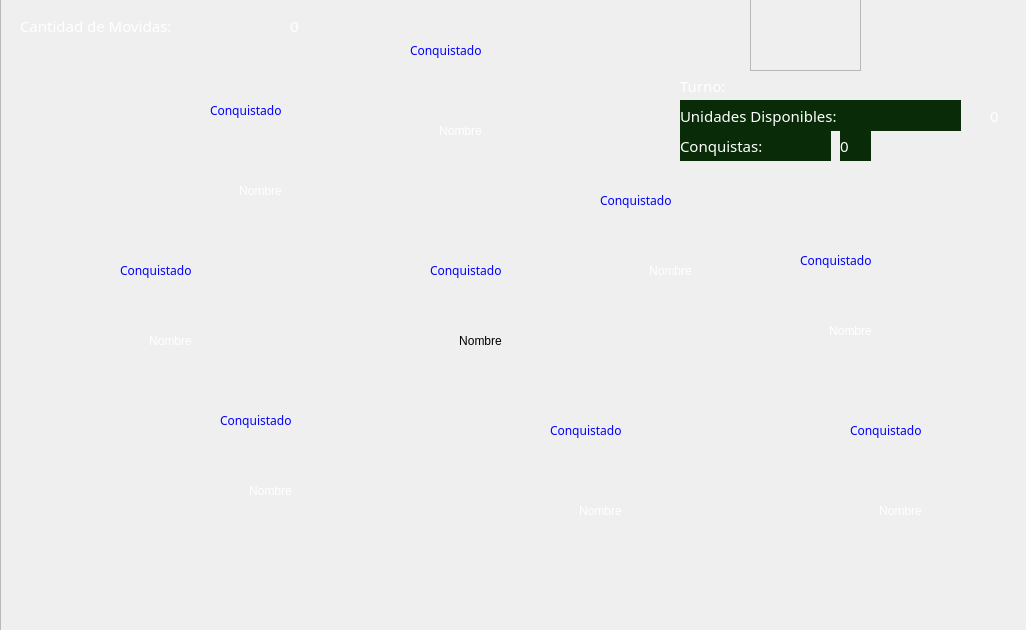
<?xml version="1.0" encoding="UTF-8"?>
<ui version="4.0">
 <class>sistemaSolar</class>
 <widget class="QWidget" name="sistemaSolar">
  <property name="geometry">
   <rect>
    <x>0</x>
    <y>0</y>
    <width>1026</width>
    <height>630</height>
   </rect>
  </property>
  <property name="windowTitle">
   <string>sistemaSolar</string>
  </property>
  <widget class="QFrame" name="frJuego">
   <property name="geometry">
    <rect>
     <x>0</x>
     <y>-10</y>
     <width>1031</width>
     <height>641</height>
    </rect>
   </property>
   <property name="styleSheet">
    <string notr="true">background-image: url(:/Imagenes/patron-espacio.jpg);</string>
   </property>
   <property name="frameShape">
    <enum>QFrame::StyledPanel</enum>
   </property>
   <property name="frameShadow">
    <enum>QFrame::Raised</enum>
   </property>
   <widget class="QLabel" name="lblTituloCantMovidas">
    <property name="geometry">
     <rect>
      <x>20</x>
      <y>20</y>
      <width>261</width>
      <height>31</height>
     </rect>
    </property>
    <property name="font">
     <font>
      <family>Starcraft</family>
      <pointsize>11</pointsize>
     </font>
    </property>
    <property name="styleSheet">
     <string notr="true">color: rgb(255, 255, 255);</string>
    </property>
    <property name="text">
     <string>Cantidad de Movidas:</string>
    </property>
   </widget>
   <widget class="QLabel" name="lblCantMovidas">
    <property name="geometry">
     <rect>
      <x>290</x>
      <y>20</y>
      <width>31</width>
      <height>31</height>
     </rect>
    </property>
    <property name="font">
     <font>
      <family>Starcraft</family>
      <pointsize>11</pointsize>
     </font>
    </property>
    <property name="styleSheet">
     <string notr="true">color: rgb(255, 255, 255);
backgroud-color: transparent;</string>
    </property>
    <property name="text">
     <string>0</string>
    </property>
   </widget>
   <widget class="QLabel" name="lblTurno">
    <property name="geometry">
     <rect>
      <x>680</x>
      <y>80</y>
      <width>81</width>
      <height>31</height>
     </rect>
    </property>
    <property name="font">
     <font>
      <family>Starcraft</family>
      <pointsize>11</pointsize>
     </font>
    </property>
    <property name="styleSheet">
     <string notr="true">color: rgb(255, 255, 255);
backgroud-color: transparent;</string>
    </property>
    <property name="text">
     <string>Turno:</string>
    </property>
   </widget>
   <widget class="QLabel" name="lblUnidDisponibles">
    <property name="geometry">
     <rect>
      <x>680</x>
      <y>110</y>
      <width>281</width>
      <height>31</height>
     </rect>
    </property>
    <property name="font">
     <font>
      <family>Starcraft</family>
      <pointsize>11</pointsize>
     </font>
    </property>
    <property name="styleSheet">
     <string notr="true">color: rgb(255, 255, 255);
background-color: rgb(9, 43, 8);</string>
    </property>
    <property name="text">
     <string>Unidades Disponibles:</string>
    </property>
   </widget>
   <widget class="QLabel" name="lblConquistas">
    <property name="geometry">
     <rect>
      <x>680</x>
      <y>140</y>
      <width>151</width>
      <height>31</height>
     </rect>
    </property>
    <property name="font">
     <font>
      <family>Starcraft</family>
      <pointsize>11</pointsize>
     </font>
    </property>
    <property name="styleSheet">
     <string notr="true">color: rgb(255, 255, 255);
background-color: rgb(9, 43, 8);</string>
    </property>
    <property name="text">
     <string>Conquistas:</string>
    </property>
   </widget>
   <widget class="QLabel" name="lblTurnoJugador">
    <property name="geometry">
     <rect>
      <x>780</x>
      <y>80</y>
      <width>171</width>
      <height>31</height>
     </rect>
    </property>
    <property name="font">
     <font>
      <family>Starcraft</family>
      <pointsize>11</pointsize>
     </font>
    </property>
    <property name="styleSheet">
     <string notr="true">color: rgb(255, 255, 255);
backgroud-color: transparent;</string>
    </property>
    <property name="text">
     <string/>
    </property>
    <property name="textFormat">
     <enum>Qt::AutoText</enum>
    </property>
   </widget>
   <widget class="QLabel" name="lblNumUnidDisponibles">
    <property name="geometry">
     <rect>
      <x>990</x>
      <y>110</y>
      <width>31</width>
      <height>31</height>
     </rect>
    </property>
    <property name="font">
     <font>
      <family>Starcraft</family>
      <pointsize>11</pointsize>
     </font>
    </property>
    <property name="styleSheet">
     <string notr="true">color: rgb(255, 255, 255);
backgroud-color: transparent;</string>
    </property>
    <property name="text">
     <string>0</string>
    </property>
   </widget>
   <widget class="QLabel" name="lblCantConquista">
    <property name="geometry">
     <rect>
      <x>840</x>
      <y>140</y>
      <width>31</width>
      <height>31</height>
     </rect>
    </property>
    <property name="font">
     <font>
      <family>Starcraft</family>
      <pointsize>11</pointsize>
     </font>
    </property>
    <property name="styleSheet">
     <string notr="true">color: rgb(255, 255, 255);
background-color: rgb(9, 43, 8);</string>
    </property>
    <property name="text">
     <string>0</string>
    </property>
   </widget>
   <widget class="QPushButton" name="btnPlaneta1">
    <property name="geometry">
     <rect>
      <x>410</x>
      <y>90</y>
      <width>101</width>
      <height>101</height>
     </rect>
    </property>
    <property name="styleSheet">
     <string notr="true">backgroud-color: transparent;
background-image: url(:/Imagenes/venus.png);
border: none;
backgroud-repeat: none;
font: 9pt &quot;MS Shell Dlg 2&quot;;
color: rgb(255, 255, 255);
</string>
    </property>
    <property name="text">
     <string>Nombre</string>
    </property>
   </widget>
   <widget class="QPushButton" name="btnPlaneta2">
    <property name="geometry">
     <rect>
      <x>210</x>
      <y>150</y>
      <width>101</width>
      <height>101</height>
     </rect>
    </property>
    <property name="styleSheet">
     <string notr="true">backgroud-color: transparent;
font: 9pt &quot;MS Shell Dlg 2&quot;;
color: rgb(255, 255, 255);
border: none;
backgroud-repeat: none;
background-image: url(:/Imagenes/marte.png);

</string>
    </property>
    <property name="text">
     <string>Nombre</string>
    </property>
   </widget>
   <widget class="QPushButton" name="btnPlaneta3">
    <property name="geometry">
     <rect>
      <x>620</x>
      <y>230</y>
      <width>101</width>
      <height>101</height>
     </rect>
    </property>
    <property name="styleSheet">
     <string notr="true">backgroud-color: transparent;
background-image: url(:/Imagenes/100px-TinyDuna.png);
border: none;
backgroud-repeat: none;
font: 9pt &quot;MS Shell Dlg 2&quot;;
color: rgb(255, 255, 255);
</string>
    </property>
    <property name="text">
     <string>Nombre</string>
    </property>
   </widget>
   <widget class="QPushButton" name="btnPlaneta4">
    <property name="geometry">
     <rect>
      <x>430</x>
      <y>300</y>
      <width>101</width>
      <height>101</height>
     </rect>
    </property>
    <property name="font">
     <font>
      <family>MS Shell Dlg 2</family>
      <pointsize>9</pointsize>
      <weight>50</weight>
      <italic>false</italic>
      <bold>false</bold>
     </font>
    </property>
    <property name="styleSheet">
     <string notr="true">backgroud-color: transparent;
background-image: url(:/Imagenes/100px-TinyEeloo.png);
border: none;
backgroud-repeat: none;
font: 9pt &quot;MS Shell Dlg 2&quot;;
color: rgb(0, 0, 0);
</string>
    </property>
    <property name="text">
     <string>Nombre</string>
    </property>
   </widget>
   <widget class="QPushButton" name="btnPlaneta9">
    <property name="geometry">
     <rect>
      <x>220</x>
      <y>450</y>
      <width>101</width>
      <height>101</height>
     </rect>
    </property>
    <property name="styleSheet">
     <string notr="true">backgroud-color: transparent;
background-image: url(:/Imagenes/100px-TinyKerbin.png);
border: none;
backgroud-repeat: none;
font: 9pt &quot;MS Shell Dlg 2&quot;;
color: rgb(255, 255, 255);</string>
    </property>
    <property name="text">
     <string>Nombre</string>
    </property>
   </widget>
   <widget class="QPushButton" name="btnPlaneta6">
    <property name="geometry">
     <rect>
      <x>850</x>
      <y>470</y>
      <width>101</width>
      <height>101</height>
     </rect>
    </property>
    <property name="styleSheet">
     <string notr="true">backgroud-color: transparent;
background-image: url(:/Imagenes/holovanSM.png);
border: none;
backgroud-repeat: none;
font: 9pt &quot;MS Shell Dlg 2&quot;;
color: rgb(255, 255, 255);
</string>
    </property>
    <property name="text">
     <string>Nombre</string>
    </property>
   </widget>
   <widget class="QPushButton" name="btnPlaneta7">
    <property name="geometry">
     <rect>
      <x>550</x>
      <y>470</y>
      <width>101</width>
      <height>101</height>
     </rect>
    </property>
    <property name="styleSheet">
     <string notr="true">backgroud-color: transparent;
background-image: url(:/Imagenes/senegardeSM.png);
border: none;
backgroud-repeat: none;
font: 9pt &quot;MS Shell Dlg 2&quot;;
color: rgb(255, 255, 255);</string>
    </property>
    <property name="text">
     <string>Nombre</string>
    </property>
   </widget>
   <widget class="QPushButton" name="btnPlaneta8">
    <property name="geometry">
     <rect>
      <x>120</x>
      <y>300</y>
      <width>101</width>
      <height>101</height>
     </rect>
    </property>
    <property name="styleSheet">
     <string notr="true">backgroud-color: transparent;
background-image: url(:/Imagenes/Veldin.png);
border: none;
backgroud-repeat: none;
font: 9pt &quot;MS Shell Dlg 2&quot;;
color: rgb(255, 255, 255);
</string>
    </property>
    <property name="text">
     <string>Nombre</string>
    </property>
   </widget>
   <widget class="QPushButton" name="btnPlaneta5">
    <property name="geometry">
     <rect>
      <x>800</x>
      <y>290</y>
      <width>101</width>
      <height>101</height>
     </rect>
    </property>
    <property name="styleSheet">
     <string notr="true">backgroud-color: transparent;
background-image: url(:/Imagenes/mercurio.png);
border: none;
backgroud-repeat: none;
font: 9pt &quot;MS Shell Dlg 2&quot;;
color: rgb(255, 255, 255);
</string>
    </property>
    <property name="text">
     <string>Nombre</string>
    </property>
   </widget>
   <widget class="QLabel" name="lblPlaneta1">
    <property name="geometry">
     <rect>
      <x>410</x>
      <y>50</y>
      <width>131</width>
      <height>21</height>
     </rect>
    </property>
    <property name="font">
     <font>
      <family>Starcraft</family>
      <pointsize>9</pointsize>
     </font>
    </property>
    <property name="styleSheet">
     <string notr="true">
color: rgb(0, 0, 255);</string>
    </property>
    <property name="text">
     <string>Conquistado</string>
    </property>
   </widget>
   <widget class="QLabel" name="lblPlaneta3">
    <property name="geometry">
     <rect>
      <x>600</x>
      <y>200</y>
      <width>131</width>
      <height>21</height>
     </rect>
    </property>
    <property name="font">
     <font>
      <family>Starcraft</family>
      <pointsize>9</pointsize>
     </font>
    </property>
    <property name="styleSheet">
     <string notr="true">backgroud-color: transparent;
color: rgb(0, 0, 255);</string>
    </property>
    <property name="text">
     <string>Conquistado</string>
    </property>
   </widget>
   <widget class="QLabel" name="lblPlaneta5">
    <property name="geometry">
     <rect>
      <x>800</x>
      <y>260</y>
      <width>131</width>
      <height>21</height>
     </rect>
    </property>
    <property name="font">
     <font>
      <family>Starcraft</family>
      <pointsize>9</pointsize>
     </font>
    </property>
    <property name="styleSheet">
     <string notr="true">backgroud-color: transparent;
color: rgb(0, 0, 255);</string>
    </property>
    <property name="text">
     <string>Conquistado</string>
    </property>
   </widget>
   <widget class="QLabel" name="lblPlaneta6">
    <property name="geometry">
     <rect>
      <x>850</x>
      <y>430</y>
      <width>131</width>
      <height>21</height>
     </rect>
    </property>
    <property name="font">
     <font>
      <family>Starcraft</family>
      <pointsize>9</pointsize>
     </font>
    </property>
    <property name="styleSheet">
     <string notr="true">backgroud-color: transparent;
color: rgb(0, 0, 255);</string>
    </property>
    <property name="text">
     <string>Conquistado</string>
    </property>
   </widget>
   <widget class="QLabel" name="lblPlaneta7">
    <property name="geometry">
     <rect>
      <x>550</x>
      <y>430</y>
      <width>131</width>
      <height>21</height>
     </rect>
    </property>
    <property name="font">
     <font>
      <family>Starcraft</family>
      <pointsize>9</pointsize>
     </font>
    </property>
    <property name="styleSheet">
     <string notr="true">backgroud-color: transparent;
color: rgb(0, 0, 255);</string>
    </property>
    <property name="text">
     <string>Conquistado</string>
    </property>
   </widget>
   <widget class="QLabel" name="lblPlaneta4">
    <property name="geometry">
     <rect>
      <x>430</x>
      <y>270</y>
      <width>131</width>
      <height>21</height>
     </rect>
    </property>
    <property name="font">
     <font>
      <family>Starcraft</family>
      <pointsize>9</pointsize>
     </font>
    </property>
    <property name="styleSheet">
     <string notr="true">backgroud-color: transparent;
color: rgb(0, 0, 255);</string>
    </property>
    <property name="text">
     <string>Conquistado</string>
    </property>
   </widget>
   <widget class="QLabel" name="lblPlaneta2">
    <property name="geometry">
     <rect>
      <x>210</x>
      <y>110</y>
      <width>131</width>
      <height>21</height>
     </rect>
    </property>
    <property name="font">
     <font>
      <family>Starcraft</family>
      <pointsize>9</pointsize>
     </font>
    </property>
    <property name="styleSheet">
     <string notr="true">backgroud-color: transparent;
color: rgb(0, 0, 255);</string>
    </property>
    <property name="text">
     <string>Conquistado</string>
    </property>
   </widget>
   <widget class="QLabel" name="lblPlaneta8">
    <property name="geometry">
     <rect>
      <x>120</x>
      <y>270</y>
      <width>131</width>
      <height>21</height>
     </rect>
    </property>
    <property name="font">
     <font>
      <family>Starcraft</family>
      <pointsize>9</pointsize>
     </font>
    </property>
    <property name="styleSheet">
     <string notr="true">backgroud-color: transparent;
color: rgb(0, 0, 255);</string>
    </property>
    <property name="text">
     <string>Conquistado</string>
    </property>
   </widget>
   <widget class="QLabel" name="lblPlaneta9">
    <property name="geometry">
     <rect>
      <x>220</x>
      <y>420</y>
      <width>131</width>
      <height>21</height>
     </rect>
    </property>
    <property name="font">
     <font>
      <family>Starcraft</family>
      <pointsize>9</pointsize>
     </font>
    </property>
    <property name="styleSheet">
     <string notr="true">backgroud-color: transparent;
color: rgb(0, 0, 255);</string>
    </property>
    <property name="text">
     <string>Conquistado</string>
    </property>
   </widget>
   <widget class="QFrame" name="frame">
    <property name="geometry">
     <rect>
      <x>750</x>
      <y>0</y>
      <width>111</width>
      <height>81</height>
     </rect>
    </property>
    <property name="styleSheet">
     <string notr="true">background-image: url(:/Imagenes/jugador.png);
</string>
    </property>
    <property name="frameShape">
     <enum>QFrame::StyledPanel</enum>
    </property>
    <property name="frameShadow">
     <enum>QFrame::Raised</enum>
    </property>
   </widget>
   <zorder>lblTituloCantMovidas</zorder>
   <zorder>lblCantMovidas</zorder>
   <zorder>lblTurnoJugador</zorder>
   <zorder>lblTurno</zorder>
   <zorder>lblUnidDisponibles</zorder>
   <zorder>lblNumUnidDisponibles</zorder>
   <zorder>lblConquistas</zorder>
   <zorder>lblCantConquista</zorder>
   <zorder>btnPlaneta1</zorder>
   <zorder>btnPlaneta2</zorder>
   <zorder>btnPlaneta3</zorder>
   <zorder>btnPlaneta4</zorder>
   <zorder>btnPlaneta9</zorder>
   <zorder>btnPlaneta6</zorder>
   <zorder>btnPlaneta7</zorder>
   <zorder>btnPlaneta8</zorder>
   <zorder>btnPlaneta5</zorder>
   <zorder>lblPlaneta1</zorder>
   <zorder>lblPlaneta3</zorder>
   <zorder>lblPlaneta5</zorder>
   <zorder>lblPlaneta6</zorder>
   <zorder>lblPlaneta7</zorder>
   <zorder>lblPlaneta4</zorder>
   <zorder>lblPlaneta2</zorder>
   <zorder>lblPlaneta8</zorder>
   <zorder>lblPlaneta9</zorder>
   <zorder>frame</zorder>
  </widget>
 </widget>
 <layoutdefault spacing="6" margin="11"/>
 <resources>
  <include location="Resources/juego.qrc"/>
 </resources>
 <connections/>
</ui>
